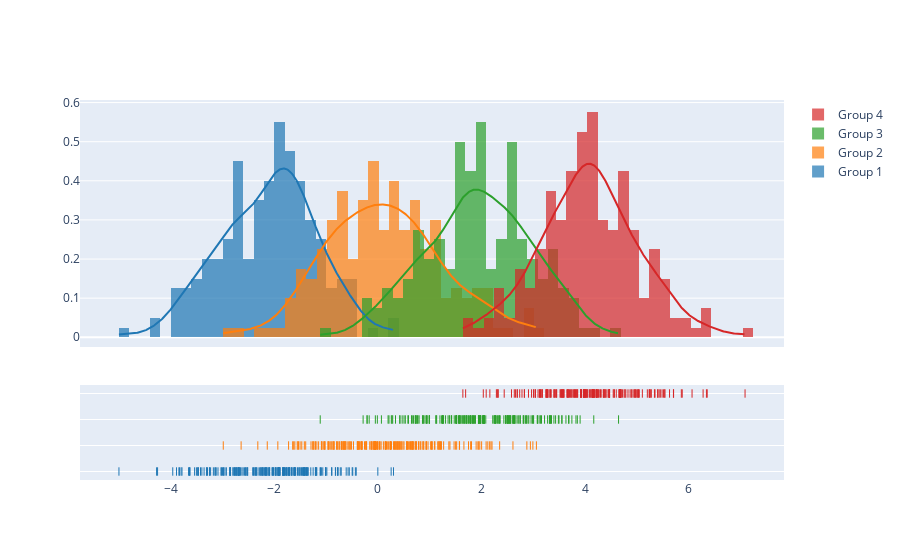

Write notebook code for a chart like this one.
### Code cell
import plotly.figure_factory as ff

# Add histogram data
x1 = np.random.randn(200) - 2
x2 = np.random.randn(200)
x3 = np.random.randn(200) + 2
x4 = np.random.randn(200) + 4

# Group data together
hist_data = [x1, x2, x3, x4]

group_labels = ['Group 1', 'Group 2', 'Group 3', 'Group 4']

# Create distplot with custom bin_size
fig = ff.create_distplot(hist_data, group_labels, bin_size=.2)
fig.show()

### Figure 1 — Plotly figure (JSON) as saved in the notebook; plotly's stock layout.template omitted (floating-point values rounded to 4 significant figures; data arrays with more than 128 entries replaced by an {"elided": "..."} marker saying what was removed)
{"data": [{"autobinx": false, "histnorm": "probability density", "legendgroup": "Group 1", "marker": {"color": "rgb(31, 119, 180)"}, "name": "Group 1", "opacity": 0.7, "type": "histogram", "x": {"elided": "200 float values"}, "xaxis": "x", "xbins": {"end": 0.3023, "size": 0.2, "start": -4.998}, "yaxis": "y"}, {"autobinx": false, "histnorm": "probability density", "legendgroup": "Group 2", "marker": {"color": "rgb(255, 127, 14)"}, "name": "Group 2", "opacity": 0.7, "type": "histogram", "x": {"elided": "200 float values"}, "xaxis": "x", "xbins": {"end": 3.061, "size": 0.2, "start": -2.984}, "yaxis": "y"}, {"autobinx": false, "histnorm": "probability density", "legendgroup": "Group 3", "marker": {"color": "rgb(44, 160, 44)"}, "name": "Group 3", "opacity": 0.7, "type": "histogram", "x": {"elided": "200 float values"}, "xaxis": "x", "xbins": {"end": 4.647, "size": 0.2, "start": -1.112}, "yaxis": "y"}, {"autobinx": false, "histnorm": "probability density", "legendgroup": "Group 4", "marker": {"color": "rgb(214, 39, 40)"}, "name": "Group 4", "opacity": 0.7, "type": "histogram", "x": {"elided": "200 float values"}, "xaxis": "x", "xbins": {"end": 7.089, "size": 0.2, "start": 1.641}, "yaxis": "y"}, {"legendgroup": "Group 1", "marker": {"color": "rgb(31, 119, 180)"}, "mode": "lines", "name": "Group 1", "showlegend": false, "type": "scatter", "x": {"elided": "500 float values"}, "xaxis": "x", "y": {"elided": "500 float values"}, "yaxis": "y"}, {"legendgroup": "Group 2", "marker": {"color": "rgb(255, 127, 14)"}, "mode": "lines", "name": "Group 2", "showlegend": false, "type": "scatter", "x": {"elided": "500 float values"}, "xaxis": "x", "y": {"elided": "500 float values"}, "yaxis": "y"}, {"legendgroup": "Group 3", "marker": {"color": "rgb(44, 160, 44)"}, "mode": "lines", "name": "Group 3", "showlegend": false, "type": "scatter", "x": {"elided": "500 float values"}, "xaxis": "x", "y": {"elided": "500 float values"}, "yaxis": "y"}, {"legendgroup": "Group 4", "marker": {"color": "rgb(214, 39, 40)"}, "mode": "lines", "name": "Group 4", "showlegend": false, "type": "scatter", "x": {"elided": "500 float values"}, "xaxis": "x", "y": {"elided": "500 float values"}, "yaxis": "y"}, {"legendgroup": "Group 1", "marker": {"color": "rgb(31, 119, 180)", "symbol": "line-ns-open"}, "mode": "markers", "name": "Group 1", "showlegend": false, "type": "scatter", "x": {"elided": "200 float values"}, "xaxis": "x", "y": {"elided": "200 str values"}, "yaxis": "y2"}, {"legendgroup": "Group 2", "marker": {"color": "rgb(255, 127, 14)", "symbol": "line-ns-open"}, "mode": "markers", "name": "Group 2", "showlegend": false, "type": "scatter", "x": {"elided": "200 float values"}, "xaxis": "x", "y": {"elided": "200 str values"}, "yaxis": "y2"}, {"legendgroup": "Group 3", "marker": {"color": "rgb(44, 160, 44)", "symbol": "line-ns-open"}, "mode": "markers", "name": "Group 3", "showlegend": false, "type": "scatter", "x": {"elided": "200 float values"}, "xaxis": "x", "y": {"elided": "200 str values"}, "yaxis": "y2"}, {"legendgroup": "Group 4", "marker": {"color": "rgb(214, 39, 40)", "symbol": "line-ns-open"}, "mode": "markers", "name": "Group 4", "showlegend": false, "type": "scatter", "x": {"elided": "200 float values"}, "xaxis": "x", "y": {"elided": "200 str values"}, "yaxis": "y2"}], "layout": {"barmode": "overlay", "hovermode": "closest", "legend": {"traceorder": "reversed"}, "xaxis": {"anchor": "y2", "domain": [0.0, 1.0], "zeroline": false}, "yaxis": {"anchor": "free", "domain": [0.35, 1], "position": 0.0}, "yaxis2": {"anchor": "x", "domain": [0, 0.25], "dtick": 1, "showticklabels": false}}}
